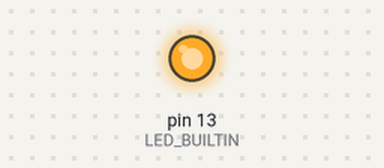
Simulated run of this program. Board: Arduino Mega 2560, built with avr-gcc and run on an emulated ATmega2560. On the bench: output pins drawn as LEDs (lit = HIGH). EEPROM starts erased; what the program prints to the serial monitor is not drawn.

Above: at 2.2 s.
At 3.4 s:
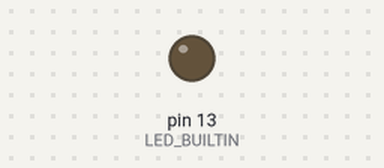
Timing chart, 0 to 8.0 s (numbered marks = the images above):
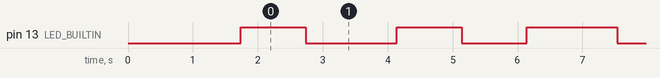

The program:

main.cpp
```cpp
#include <Arduino.h>
#include <EEPROM.h>
void ShowLed(int Pin, int DelayPeriod, bool LedStatus);
// Set LED_BUILTIN if it is not defined by Arduino framework
// #define LED_BUILTIN 2

bool LedStatus = false;
int Period = 400;
int GlobalVar = 0;

void setup()
{

  Serial.begin(115200);
  Serial.println("Start");

  // initialize LED digital pin as an output.
  pinMode(LED_BUILTIN, OUTPUT);

  // write a 0 to all 512 bytes of the EEPROM
  for (int i = 0; i < 512; i++)
    EEPROM.write(i, 0);
}

void loop()
{
  Serial.println("yyy");

  // turn the LED on (HIGH is the voltage level)
  digitalWrite(LED_BUILTIN, HIGH);
  // wait for a second
  delay(1000);
  // turn the LED off by making the voltage LOW
  digitalWrite(LED_BUILTIN, LOW);
  // wait for a second
  delay(1000);

  Serial.write('A');

  int LocalVar = 0;
  ShowLed(LED_BUILTIN, Period, LedStatus);
  LedStatus = !LedStatus;
  GlobalVar++;
  LocalVar++;
  Serial.print("LocalVar= ");
  Serial.println(LocalVar);
}

void ShowLed(int Pin, int DelayPeriod, bool LedStatus)
{
  int FunctionVar = 0;
  if (LedStatus)
  {
    digitalWrite(Pin, HIGH);
  }
  else
  {
    digitalWrite(Pin, LOW);
  }
  delay(Period);
  FunctionVar++;
  Serial.print("FuncVar= ");
  Serial.println(FunctionVar);
}
```

Measured:
- by itself, pin 13 (LED_BUILTIN): repeats every 4.8 s: LOW 1.4 s, HIGH 1.0 s, LOW 1.0 s, HIGH 1.4 s
- by itself, everything shown: repeats every 4.8 s, in 4 steps
